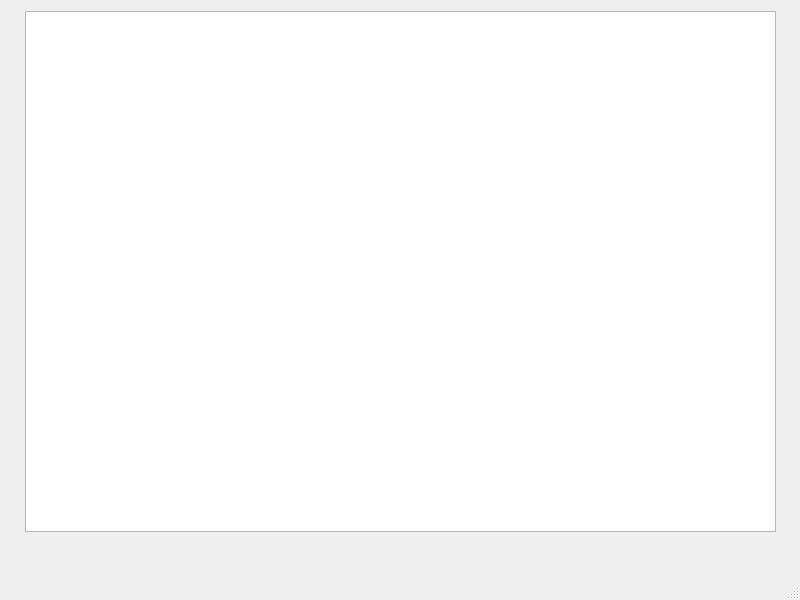
<?xml version="1.0" encoding="UTF-8"?>
<ui version="4.0">
 <class>MainWindow</class>
 <widget class="QMainWindow" name="MainWindow">
  <property name="geometry">
   <rect>
    <x>0</x>
    <y>0</y>
    <width>800</width>
    <height>600</height>
   </rect>
  </property>
  <property name="windowTitle">
   <string>MainWindow</string>
  </property>
  <widget class="QWidget" name="centralwidget">
   <widget class="QGraphicsView" name="graphicsView">
    <property name="geometry">
     <rect>
      <x>25</x>
      <y>11</y>
      <width>751</width>
      <height>521</height>
     </rect>
    </property>
    <property name="backgroundBrush">
     <brush brushstyle="SolidPattern">
      <color alpha="255">
       <red>146</red>
       <green>190</green>
       <blue>108</blue>
      </color>
     </brush>
    </property>
   </widget>
  </widget>
  <widget class="QMenuBar" name="menubar">
   <property name="geometry">
    <rect>
     <x>0</x>
     <y>0</y>
     <width>800</width>
     <height>22</height>
    </rect>
   </property>
  </widget>
  <widget class="QStatusBar" name="statusbar"/>
 </widget>
 <resources/>
 <connections/>
</ui>
